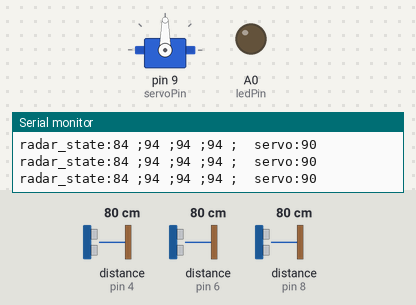
The sketch below on a simulated Arduino Uno, built with avr-gcc and run on an emulated ATmega328P. Parts: servo, output pins drawn as LEDs (lit = HIGH), the last lines printed to the serial monitor. Wiring (inferred from the names in the program): 3 × ultrasonic range finder: trigger pin 3, echo pin 4 / trigger pin 5, echo pin 6 / trigger pin 7, echo pin 8. Inputs (shaded band) come from the test bench; at power-on: distance to the obstacle (sensors on pin 4, pin 8, pin 6) 80 cm. The echo pulse lasts 58.3 µs per cm; pins used as bus, display or sensor lines are not drawn.

Above: at 1.2 s.
1.3 s: distance to the obstacle (sensor on pin 4) set to 65 cm
At 2.5 s:
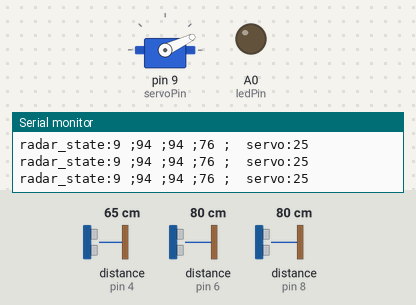
4.3 s: distance to the obstacle (sensor on pin 8) set to 61 cm
7.3 s: distance to the obstacle (sensor on pin 8) set to 50 cm
At 9.5 s:
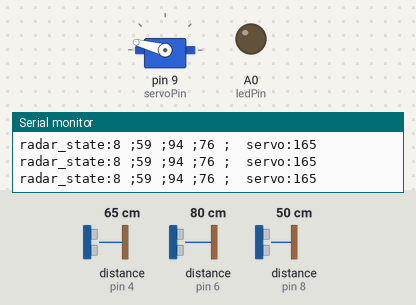
10.3 s: distance to the obstacle (sensor on pin 6) set to 18 cm
13.3 s: distance to the obstacle (sensor on pin 4) set to 2 cm
At 13.6 s:
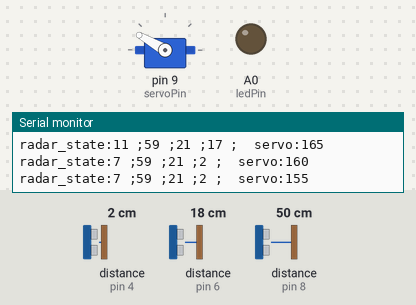
16.3 s: distance to the obstacle (sensor on pin 6) set to 56 cm
19.3 s: distance to the obstacle (sensor on pin 6) set to 61 cm
At 20.05 s:
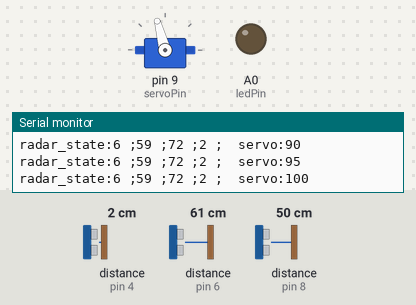
Timing chart, 0 to 22.3 s (numbered marks = the images above; inputs shaded):
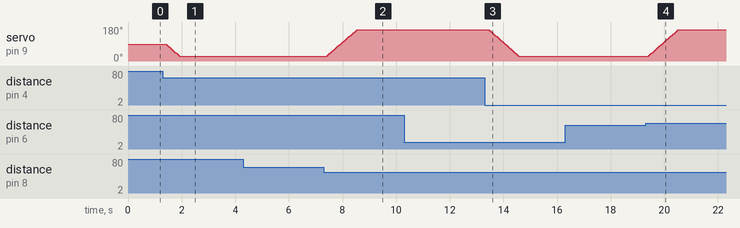

The sketch:

ultrasuond_turret.pde
```cpp
/*
  Ultrasonic Sensor turret

  This program reads 3 SRF04 ultrasonic distance sensor
  The SRF04 sensor's pins are connected as described below.
  Created 12 july 2016
  By Marco Rigoni
*/
#include <Servo.h>
#define echoPinSsx 8              // the SRF04's echo pin
#define initPinSsx 7              // the SRF04's init pin

#define echoPinSdx 4              // the SRF04's echo pin
#define initPinSdx 3              // the SRF04's init pin

#define echoPinSf 6           // the SRF04's echo pin
#define initPinSf 5             // the SRF04's init pin

#define servoPin 9


# define  n_element 5  //10   numero acquisizioni per ogni sensore

int  ledPin=A0;

unsigned long pulseTimeSdx = 0;  // variable for reading the pulse
unsigned long pulseTimeSsx = 0;  // variable for reading the pulse
unsigned long pulseTimeSf = 0;  // variable for reading the pulse

unsigned long distanceMax=5000;
unsigned long distanceVeryFar=4000;
unsigned long distanceFar=3000;
unsigned long distanceMidFar=2000;
unsigned long distanceNear=1000;
unsigned long distanceVeryNear=500;
unsigned long distanceClose=100;
unsigned long distanceTooClose=10;

unsigned long time=10;

int sdx[n_element];
int ssx[n_element];
int sf[n_element];
short i=0;
short counter=0;

int sf_med=0;
int sdx_med=0;
int ssx_med=0;


short first_time=0;

/*

to map the area if there is ostacle not removable...to implement...
unsigned long position_scan_Array_Sf[18]; //will contain a value of the distance measured every 10°
unsigned long position_scan_Array_Sdx[18];//will contain a value of the distance measured every 10°
unsigned long position_scan_Array_Ssx[18];//will contain a value of the distance measured every 10°
*/

Servo myservo;  // create servo object to control a servo
unsigned long tollerance=10;
//short previous_state=0;
short radar_state=0;
//short time_delay_
short time_led_on=10000; //ms the led will stay on
short servo_default_position=90;
short previous_servo_position=999;
short servo_position=servo_default_position;
short min_servo_position=22;
short max_servo_position=168;


unsigned long getSensorValue(int initPin,int echoPin) {
  unsigned long pulseTime=0;
  digitalWrite(initPin, HIGH);
  delayMicroseconds(10);
  digitalWrite(initPin, LOW);
  // wait for the pulse to return. The pulse
  // goes from low to HIGH to low, so we specify
  // that we want a HIGH-going pulse below:
  pulseTime = pulseIn(echoPin, HIGH);
  return(pulseTime);
}

/*
state1   meaning
0-->     starting state micro just turned on
1-->     rest state all sensor are not detecting anything
2-->     central sensor detects something in distanceVeryFar while the others do not detect anything
3-->     central sensor detects something in distanceMidFar while the others detect longer distance
4-->     central sensor detects something in distanceX while the others detect longer distance
         led turned on
5-->     after state 4 the obstacle is still there but hasn't moved for n seconds turn led off
6-->     the left sensor detect a shorter distance than the other 2 sensors
         moving the servo to the left until central sensor detects shorter distance than others
         or the obstacle is removed or the servo can't turn left anymore--->turn on light


7-->     the right sensor detect a shorter distance than the other 2 sensors
         moving the servo to the right until central sensor detect shorter distance than others
         or the obstacle is removed or the servo can't turn right anymore--->turn on light


8-->     servo can't turn left anymore
         but left sensor is detecting distance shorter than the other two sensors  --->turn on light


9-->     servo can't turn right anymore
         but right sensor is detecting distance shorter than the other two sensors  --->turn on light


10-->    servo is all the way to the left or all the way to the right
         and all the sensors are not detecting anything in the last 20 seconds.
         move the servo to center position

11-->    all the sensor detect the similar distance  and closer than distanceTooClose

*/


short getState(unsigned long distanceSdx,unsigned long distanceSsx,unsigned long distanceSf){

  short current_state=99;
  if ((distanceSdx>distanceMax)&&(distanceSsx>distanceMax)&&(distanceSf>distanceMax)){

    if ((servo_position>max_servo_position)|(servo_position<min_servo_position)){

      current_state=10;
      return (current_state);
    }

  }


  if ((distanceSdx<distanceTooClose)&&(distanceSsx<distanceTooClose)&&(distanceSf<distanceTooClose)){
    current_state=11;
    return (current_state);


  }


  if ((distanceSdx>(distanceSf+tollerance))&(distanceSsx>(distanceSf+tollerance))&(distanceSf<distanceNear)){
    //time = millis();
    //turn led on
    if (current_state==4){
      if (millis()>time+time_led_on){
        current_state=5;
      }
    }
    else{
      current_state=4;
    }

    return (current_state);

  }


  if ((distanceSdx>(distanceSf+tollerance))&(distanceSsx>(distanceSf+tollerance))&(distanceSf<distanceMidFar)){
    current_state=3;
    return (current_state);

  }


  if ((distanceSdx>distanceMax)&(distanceSsx>distanceMax)&(distanceSf<distanceMax)){
    current_state=2;
    return (current_state);

  }


  if ((distanceSdx>distanceMax)&(distanceSsx>distanceMax)&(distanceSf>distanceMax)){
    current_state=1;
    return (current_state);//state 1 --> rest state

  }


  if ((distanceSsx<(distanceSf-tollerance))&(distanceSsx<(distanceSdx-tollerance))&(distanceSsx<distanceVeryFar)){
    current_state=6;
    if (servo_position>(max_servo_position-5)){
      current_state=8;
    }

    return (current_state);

  }

  if ((distanceSdx<(distanceSf-tollerance))&(distanceSdx<(distanceSsx-tollerance))&(distanceSdx<distanceVeryFar)){
    current_state=7;
    if (servo_position<(min_servo_position+5)){
      current_state=9;
    }
    return (current_state);

  }

}


void setup() {


  // make the init pin an output:
  pinMode(initPinSdx, OUTPUT);
  // make the echo pin an input:
  pinMode(echoPinSdx, INPUT);

  // make the init pin an output:
  pinMode(initPinSsx, OUTPUT);
  // make the echo pin an input:
  pinMode(echoPinSsx, INPUT);

  // make the init pin an output:
  pinMode(initPinSf, OUTPUT);
  // make the echo pin an input:
  pinMode(echoPinSf, INPUT);

  myservo.attach(servoPin);
  myservo.write(servo_position);


  pinMode(ledPin, OUTPUT);

  digitalWrite(1,ledPin);
  delayMicroseconds(10000);

  digitalWrite(1,ledPin);

  // initialize the serial port:
  Serial.begin(9600);
    Serial.println("begiiiiiiiiiiiiiiiiiiiiiiiiiiiiiiiiiiiiiiiiiiiiiiin");


}

void loop() {

  delayMicroseconds(100);


  pulseTimeSdx=getSensorValue(initPinSdx,echoPinSdx)/49;
  delayMicroseconds(8);

  pulseTimeSsx=getSensorValue(initPinSsx,echoPinSsx)/49;
  delayMicroseconds(8);

  pulseTimeSf=getSensorValue(initPinSf,echoPinSf)/49;
  delayMicroseconds(5);


  sdx_med=0;
  ssx_med=0;
  sf_med=0;
  if (first_time==0){
    first_time=1;
    for (i = 0; i < n_element; i = i + 1) {

      sdx[i]=pulseTimeSdx;
      ssx[i]=pulseTimeSsx;
      sf[i]=pulseTimeSf;


    }


  }

  else{

    sdx[counter]=pulseTimeSdx;
    ssx[counter]=pulseTimeSsx;
    sf[counter]=pulseTimeSf;
    counter=counter+1;
    if (counter> n_element-1){
      counter=0;
    }

  }


  for (i = 0; i < n_element; i = i + 1) {

    sdx_med=sdx_med+sdx[i];
    ssx_med=ssx_med+ssx[i];
    sf_med=sf_med+sf[i];


  }


  sf_med=sf_med/n_element;
  sdx_med=sdx_med/n_element;
  ssx_med=ssx_med/n_element;


  radar_state=getState(sdx_med,ssx_med,sf_med);


  switch (radar_state) {

    case 1:{

      if (millis()>time+time_led_on){  //turn off led if nothing detected for n time
        digitalWrite(0,ledPin);

      }

    }


    case 4:{
      digitalWrite(1,ledPin);
      time=millis();
      break;
    }
    case 5:{
      if (time>(millis()+time_led_on)){
        digitalWrite(0,ledPin);
      }
    }
      break;

    case 6:{
      servo_position=servo_position+5; //move servo to the right

      break;

    }


    case 7:{
      servo_position=servo_position-5;//move servo to the left

      break;

    }


    case 8:{
      digitalWrite(1,ledPin);
      time=millis();

      break;

    }


    case 9:{
      digitalWrite(1,ledPin);
      time=millis();

      break;

    }


    case 10:{
      servo_position=servo_default_position;
      if (millis()>time+time_led_on){
        digitalWrite(0,ledPin);
        radar_state=1;

      }

      break;

    }


    default:
      // if nothing else matches, do the default
      // default is optional
    break;
  }


  if (servo_position>max_servo_position){
    servo_position=max_servo_position;

  }


  if (servo_position<min_servo_position){
    servo_position=min_servo_position;

  }


  if ((previous_servo_position>servo_position+3)||(previous_servo_position<servo_position-3)){
    //myservo.attach(servoPin);
    myservo.write(servo_position);
    //myservo.detach();
  }


  // print out that number


  Serial.print("radar_state:");
  Serial.print(radar_state, DEC);
  Serial.print(" ;");


  Serial.print(ssx_med, DEC);
  Serial.print(" ;");
  Serial.print(sf_med, DEC);
  Serial.print(" ;");
  Serial.print(sdx_med, DEC);

  Serial.print(" ;  ");

  Serial.print("servo:");
  Serial.println(servo_position,DEC);


}
```

Measured:
- the behaviour switches between 71 and 70 cm on distance to the obstacle (sensor on pin 4) (found by bisection; images 0 and 1)
- the behaviour switches between 56 and 55 cm on distance to the obstacle (sensor on pin 8) (found by bisection; images 1 and 2)
- the behaviour switches between 58 and 59 cm on distance to the obstacle (sensor on pin 6) (found by bisection; images 3 and 4)
- after the input at 1.3 s, servo on pin 9 (servoPin): moves from 90° to 25° over 0.49 s, starting after 0.13 s
- after the input at 7.3 s, servo on pin 9 (servoPin): moves from 25° to 165° over 1.1 s, starting after 0.12 s
- after the input at 13.3 s, servo on pin 9 (servoPin): moves from 165° to 25° over 1.1 s, starting after 0.18 s
- after the input at 19.3 s, servo on pin 9 (servoPin): moves from 25° to 165° over 1.1 s, starting after 0.12 s
